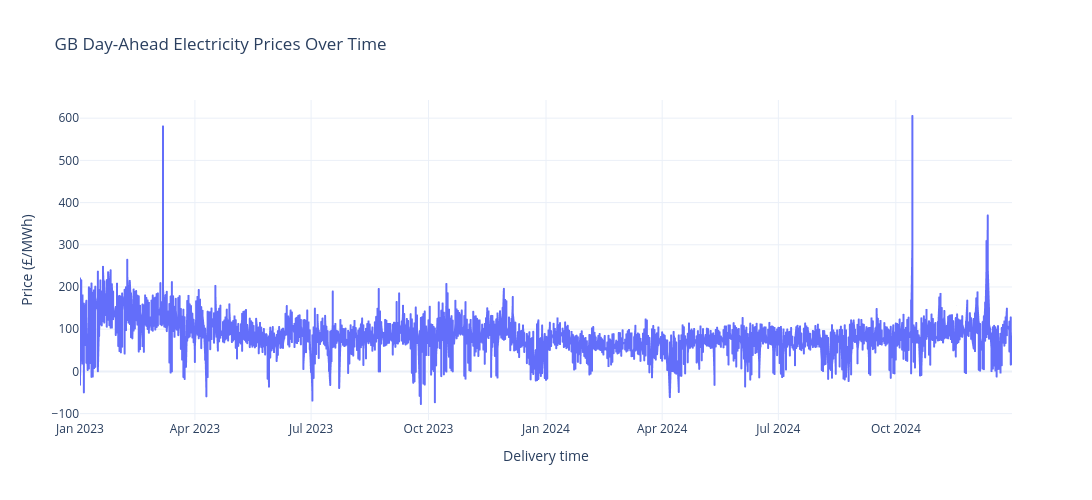

Write notebook code for a chart like this one.
### Code cell
fig = px.line(
    clean_price_df,
    x=timestamp_col,
    y=price_col,
    title="GB Day-Ahead Electricity Prices Over Time",
    labels={
        timestamp_col: "Delivery time",
        price_col: "Price (£/MWh)"
    }
)

fig.update_layout(
    template="plotly_white",
    width=1100,
    height=500,
    hovermode="x unified"
)

fig.show()

### Figure 1 — Plotly figure (JSON) as saved in the notebook; plotly's stock layout.template omitted (floating-point values rounded to 4 significant figures; data arrays with more than 128 entries replaced by an {"elided": "..."} marker saying what was removed)
{"data": [{"hovertemplate": "Delivery time=%{x}<br>Price (£/MWh)=%{y}<extra></extra>", "legendgroup": "", "line": {"color": "#636efa", "dash": "solid"}, "marker": {"symbol": "circle"}, "mode": "lines", "name": "", "showlegend": false, "type": "scattergl", "x": {"elided": "30149 str values"}, "xaxis": "x", "y": {"elided": "30149 float values"}, "yaxis": "y"}], "layout": {"height": 500, "hovermode": "x unified", "legend": {"tracegroupgap": 0}, "title": {"text": "GB Day-Ahead Electricity Prices Over Time"}, "width": 1100, "xaxis": {"anchor": "y", "domain": [0, 1], "title": {"text": "Delivery time"}}, "yaxis": {"anchor": "x", "domain": [0, 1], "title": {"text": "Price (£/MWh)"}}}}
